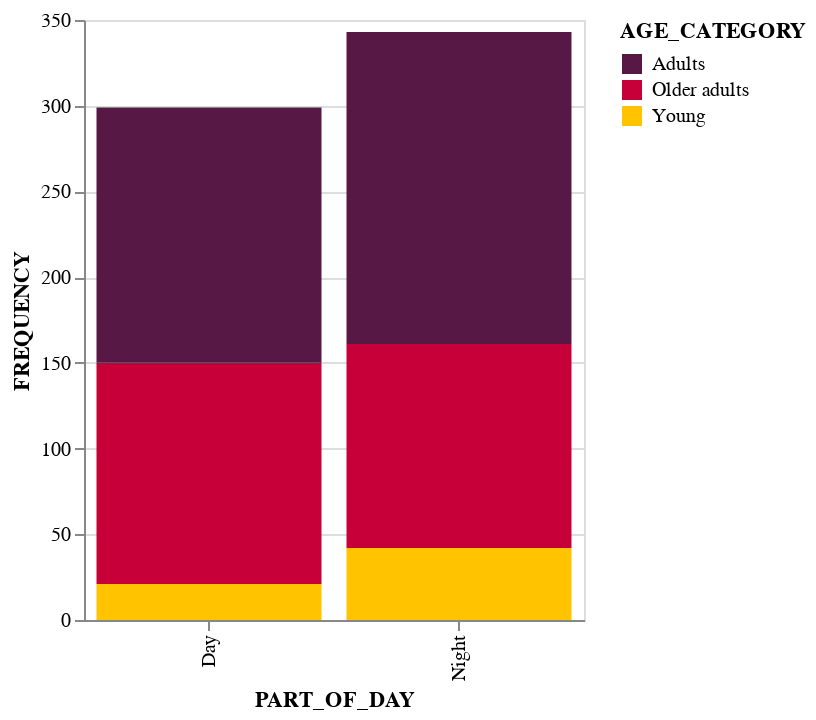

Notebook code for this chart:
### Markdown cell above
##### Day and Night

### Code cell
ac_dn = ld2.groupby(['PART_OF_DAY','AGE_CATEGORY']).size().reset_index()
ac_dn.rename(columns={0: 'FREQUENCY'}, inplace=True)

chartAge2 = alt.Chart(ac_dn).mark_bar().encode(
    x='PART_OF_DAY',
    y='FREQUENCY',
    color=alt.Color('AGE_CATEGORY', scale=alt.Scale(range=["#581845","#C70039", "#FFC300"]))
).properties(
    width=250  
)
chartAge2

### Figure 1 — Vega-Lite specification as saved in the notebook (floating-point values rounded to 4 significant figures)
{"config": {"view": {"continuousWidth": 400, "continuousHeight": 300}}, "data": {"name": "data-2b43794a25820fd60182632ddad3302b"}, "mark": "bar", "encoding": {"color": {"type": "nominal", "field": "AGE_CATEGORY", "scale": {"range": ["#581845", "#C70039", "#FFC300"]}}, "x": {"type": "nominal", "field": "PART_OF_DAY"}, "y": {"type": "quantitative", "field": "FREQUENCY"}}, "width": 250, "$schema": "https://vega.github.io/schema/vega-lite/v4.8.1.json", "datasets": {"data-2b43794a25820fd60182632ddad3302b": [{"PART_OF_DAY": "Day", "AGE_CATEGORY": "Young", "FREQUENCY": 21}, {"PART_OF_DAY": "Day", "AGE_CATEGORY": "Adults", "FREQUENCY": 149}, {"PART_OF_DAY": "Day", "AGE_CATEGORY": "Older adults", "FREQUENCY": 129}, {"PART_OF_DAY": "Night", "AGE_CATEGORY": "Young", "FREQUENCY": 42}, {"PART_OF_DAY": "Night", "AGE_CATEGORY": "Adults", "FREQUENCY": 182}, {"PART_OF_DAY": "Night", "AGE_CATEGORY": "Older adults", "FREQUENCY": 119}]}}
